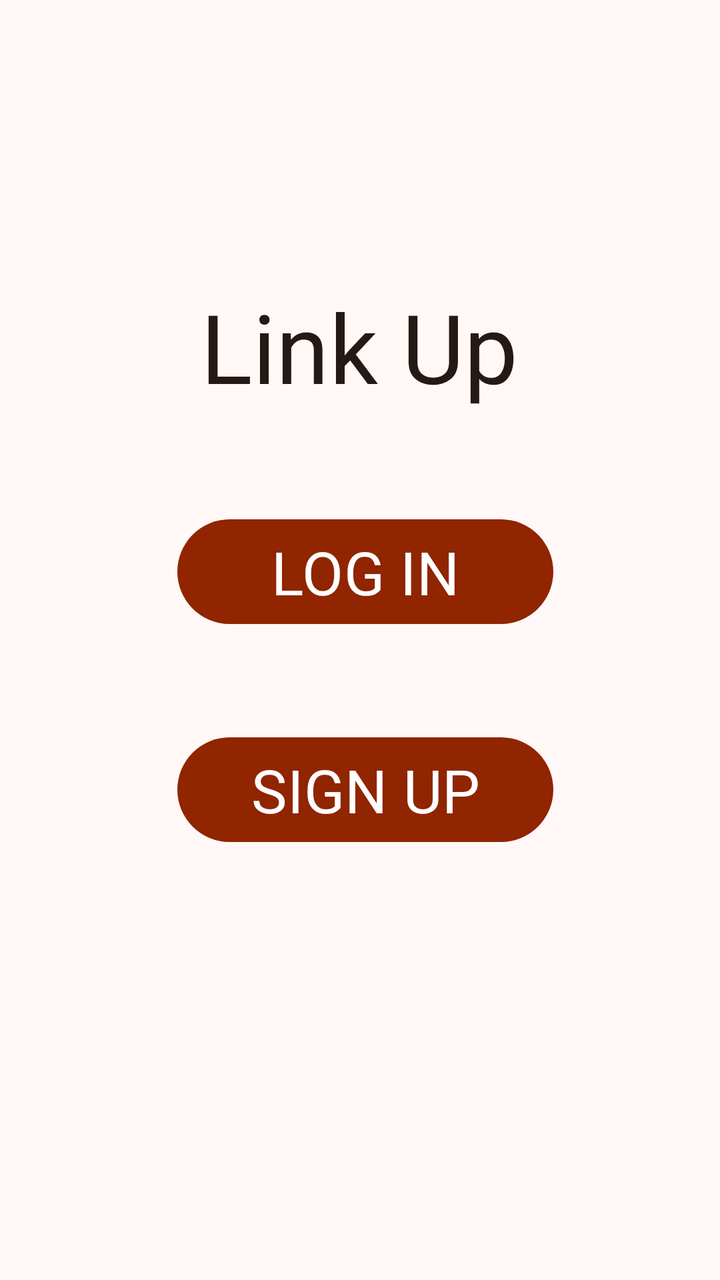
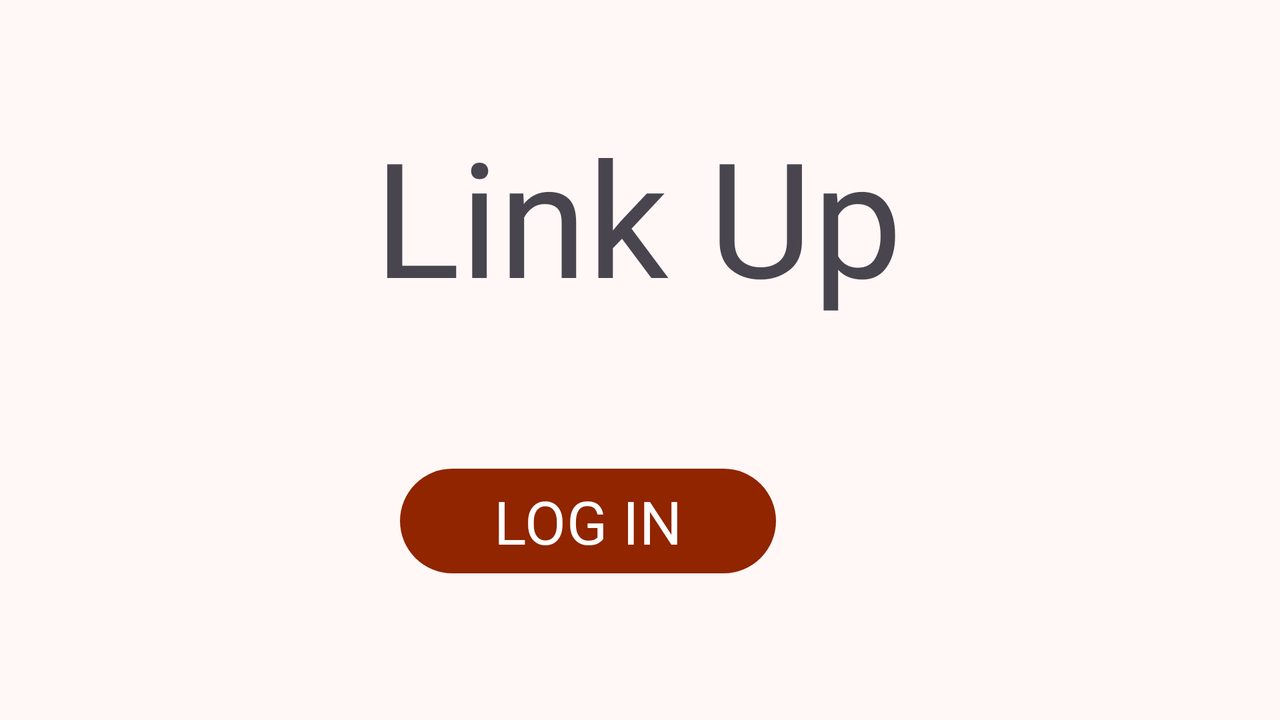

The same Android screen from two of the app's own layout files: first res/layout/ as a phone draws it, then the repository's variant for another configuration, drawn on a device whose configuration selects that folder. Both files follow.
<!-- AndroidManifest.xml: application theme AppTheme -->
<!-- res/layout/starting_activity.xml -->
<?xml version="1.0" encoding="utf-8"?>
<androidx.constraintlayout.widget.ConstraintLayout xmlns:android="http://schemas.android.com/apk/res/android"
    xmlns:app="http://schemas.android.com/apk/res-auto"
    xmlns:tools="http://schemas.android.com/tools"
    android:id="@+id/main"
    android:layout_width="match_parent"
    android:layout_height="match_parent"
    android:background="?colorSurface"
    tools:context=".activities.StartingActivity">

    <TextView
        android:id="@+id/welcomeText"
        android:layout_width="wrap_content"
        android:layout_height="wrap_content"
        android:fontFamily="@font/noto_sans_bold"
        android:text="@string/welcome_text"
        android:textSize="48sp"
        android:textColor="?colorOnSurface"
        app:layout_constraintBottom_toBottomOf="parent"
        app:layout_constraintEnd_toEndOf="parent"
        app:layout_constraintHorizontal_bias="0.498"
        app:layout_constraintStart_toStartOf="parent"
        app:layout_constraintTop_toTopOf="parent"
        app:layout_constraintVertical_bias="0.245" />

    <com.google.android.material.button.MaterialButton
        android:id="@+id/loginButton"
        style="@style/Widget.Material3.Button"
        android:layout_width="188dp"
        android:layout_height="wrap_content"
        android:text="@string/login"
        android:textSize="30sp"
        android:fontFamily="@font/noto_sans_bold"
        android:textColor="?attr/colorOnPrimary"
        app:backgroundTint="?attr/colorPrimary"
        app:layout_constraintBottom_toTopOf="@+id/signupButton"
        app:layout_constraintEnd_toEndOf="parent"
        app:layout_constraintHorizontal_bias="0.515"
        app:layout_constraintStart_toStartOf="parent"
        app:layout_constraintTop_toBottomOf="@+id/welcomeText"
        app:layout_constraintVertical_bias="0.508" />

    <com.google.android.material.button.MaterialButton
        android:id="@+id/signupButton"
        style="@style/Widget.Material3.Button"
        android:layout_width="188dp"
        android:layout_height="wrap_content"
        android:text="@string/signup"
        android:textSize="30sp"
        android:fontFamily="@font/noto_sans_bold"
        android:textColor="?attr/colorOnPrimary"
        app:backgroundTint="?attr/colorPrimary"
        app:layout_constraintBottom_toBottomOf="parent"
        app:layout_constraintEnd_toEndOf="parent"
        app:layout_constraintHorizontal_bias="0.515"
        app:layout_constraintStart_toStartOf="parent"
        app:layout_constraintTop_toTopOf="parent"
        app:layout_constraintVertical_bias="0.629" />

</androidx.constraintlayout.widget.ConstraintLayout>
<!-- resources referenced by this layout -->
<resources>
  <string name="login">LOG IN</string>
  <string name="signup">SIGN UP</string>
  <string name="welcome_text">Link Up</string>
  <color name="md_theme_primary">#902500</color>
  <color name="md_theme_onPrimary">#FFFFFF</color>
  <color name="md_theme_primaryContainer">#B33B15</color>
  <color name="md_theme_onPrimaryContainer">#FFDAD0</color>
  <color name="md_theme_secondary">#8E4C39</color>
  <color name="md_theme_onSecondary">#FFFFFF</color>
  <color name="md_theme_secondaryContainer">#FEA991</color>
  <color name="md_theme_onSecondaryContainer">#793B29</color>
  <color name="md_theme_tertiary">#745B00</color>
  <color name="md_theme_onTertiary">#FFFFFF</color>
  <color name="md_theme_tertiaryContainer">#C8A84A</color>
  <color name="md_theme_onTertiaryContainer">#4F3D00</color>
  <color name="md_theme_error">#BA1A1A</color>
  <color name="md_theme_onError">#FFFFFF</color>
  <color name="md_theme_errorContainer">#FFDAD6</color>
  <color name="md_theme_onErrorContainer">#93000A</color>
  <color name="md_theme_background">#FFF8F6</color>
  <color name="md_theme_onBackground">#251915</color>
  <color name="md_theme_surface">#FFF8F6</color>
  <color name="md_theme_onSurface">#251915</color>
  <color name="md_theme_surfaceVariant">#FEDBD2</color>
  <color name="md_theme_onSurfaceVariant">#59413B</color>
  <color name="md_theme_outline">#8C7169</color>
  <color name="md_theme_outlineVariant">#E0BFB7</color>
  <color name="md_theme_inverseSurface">#3C2D29</color>
  <color name="md_theme_inverseOnSurface">#FFEDE8</color>
  <color name="md_theme_inversePrimary">#FFB5A0</color>
  <color name="md_theme_primaryFixed">#FFDBD1</color>
  <color name="md_theme_onPrimaryFixed">#3B0900</color>
  <color name="md_theme_primaryFixedDim">#FFB5A0</color>
  <color name="md_theme_onPrimaryFixedVariant">#862200</color>
  <color name="md_theme_secondaryFixed">#FFDBD1</color>
  <color name="md_theme_onSecondaryFixed">#390B01</color>
  <color name="md_theme_secondaryFixedDim">#FFB5A0</color>
  <color name="md_theme_onSecondaryFixedVariant">#713524</color>
  <color name="md_theme_tertiaryFixed">#FFE08B</color>
  <color name="md_theme_onTertiaryFixed">#241A00</color>
  <color name="md_theme_tertiaryFixedDim">#E5C362</color>
  <color name="md_theme_onTertiaryFixedVariant">#584400</color>
  <color name="md_theme_surfaceDim">#EDD5CF</color>
  <color name="md_theme_surfaceBright">#FFF8F6</color>
  <color name="md_theme_surfaceContainerLowest">#FFFFFF</color>
  <color name="md_theme_surfaceContainerLow">#FFF1ED</color>
  <color name="md_theme_surfaceContainer">#FFE9E4</color>
  <color name="md_theme_surfaceContainerHigh">#FBE3DD</color>
  <color name="md_theme_surfaceContainerHighest">#F6DDD7</color>
</resources>
<!-- res/layout-land/starting_activity.xml (the repository's variant of the layout above) -->
<!-- drawn on the phone turned sideways -->
<?xml version="1.0" encoding="utf-8"?>
<androidx.constraintlayout.widget.ConstraintLayout xmlns:android="http://schemas.android.com/apk/res/android"
    xmlns:app="http://schemas.android.com/apk/res-auto"
    xmlns:tools="http://schemas.android.com/tools"
    android:id="@+id/main"
    android:layout_width="match_parent"
    android:layout_height="match_parent"
    tools:context=".activities.StartingActivity">

    <TextView
        android:id="@+id/welcomeText"
        android:layout_width="wrap_content"
        android:layout_height="wrap_content"
        android:fontFamily="@font/noto_sans_bold"
        android:text="@string/welcome_text"
        android:textSize="80sp"
        app:layout_constraintBottom_toBottomOf="parent"
        app:layout_constraintEnd_toEndOf="parent"
        app:layout_constraintHorizontal_bias="0.498"
        app:layout_constraintStart_toStartOf="parent"
        app:layout_constraintTop_toTopOf="parent"
        app:layout_constraintVertical_bias="0.214" />

    <Button
        android:id="@+id/loginButton"
        android:layout_width="188dp"
        android:layout_height="wrap_content"
        android:layout_marginStart="200dp"
        android:text="@string/login"
        android:textSize="30sp"
        android:fontFamily="@font/noto_sans_bold"
        app:layout_constraintBottom_toBottomOf="parent"
        app:layout_constraintStart_toStartOf="parent"
        app:layout_constraintTop_toBottomOf="@+id/welcomeText" />

    <Button
        android:id="@+id/signupButton"
        android:layout_width="188dp"
        android:layout_height="wrap_content"
        android:layout_marginStart="147dp"
        android:layout_marginEnd="200dp"
        android:text="@string/signup"
        android:textSize="30sp"
        android:fontFamily="@font/noto_sans_bold"
        app:layout_constraintBottom_toBottomOf="parent"
        app:layout_constraintEnd_toEndOf="parent"
        app:layout_constraintStart_toEndOf="@+id/loginButton"
        app:layout_constraintTop_toBottomOf="@+id/welcomeText" />

</androidx.constraintlayout.widget.ConstraintLayout>
